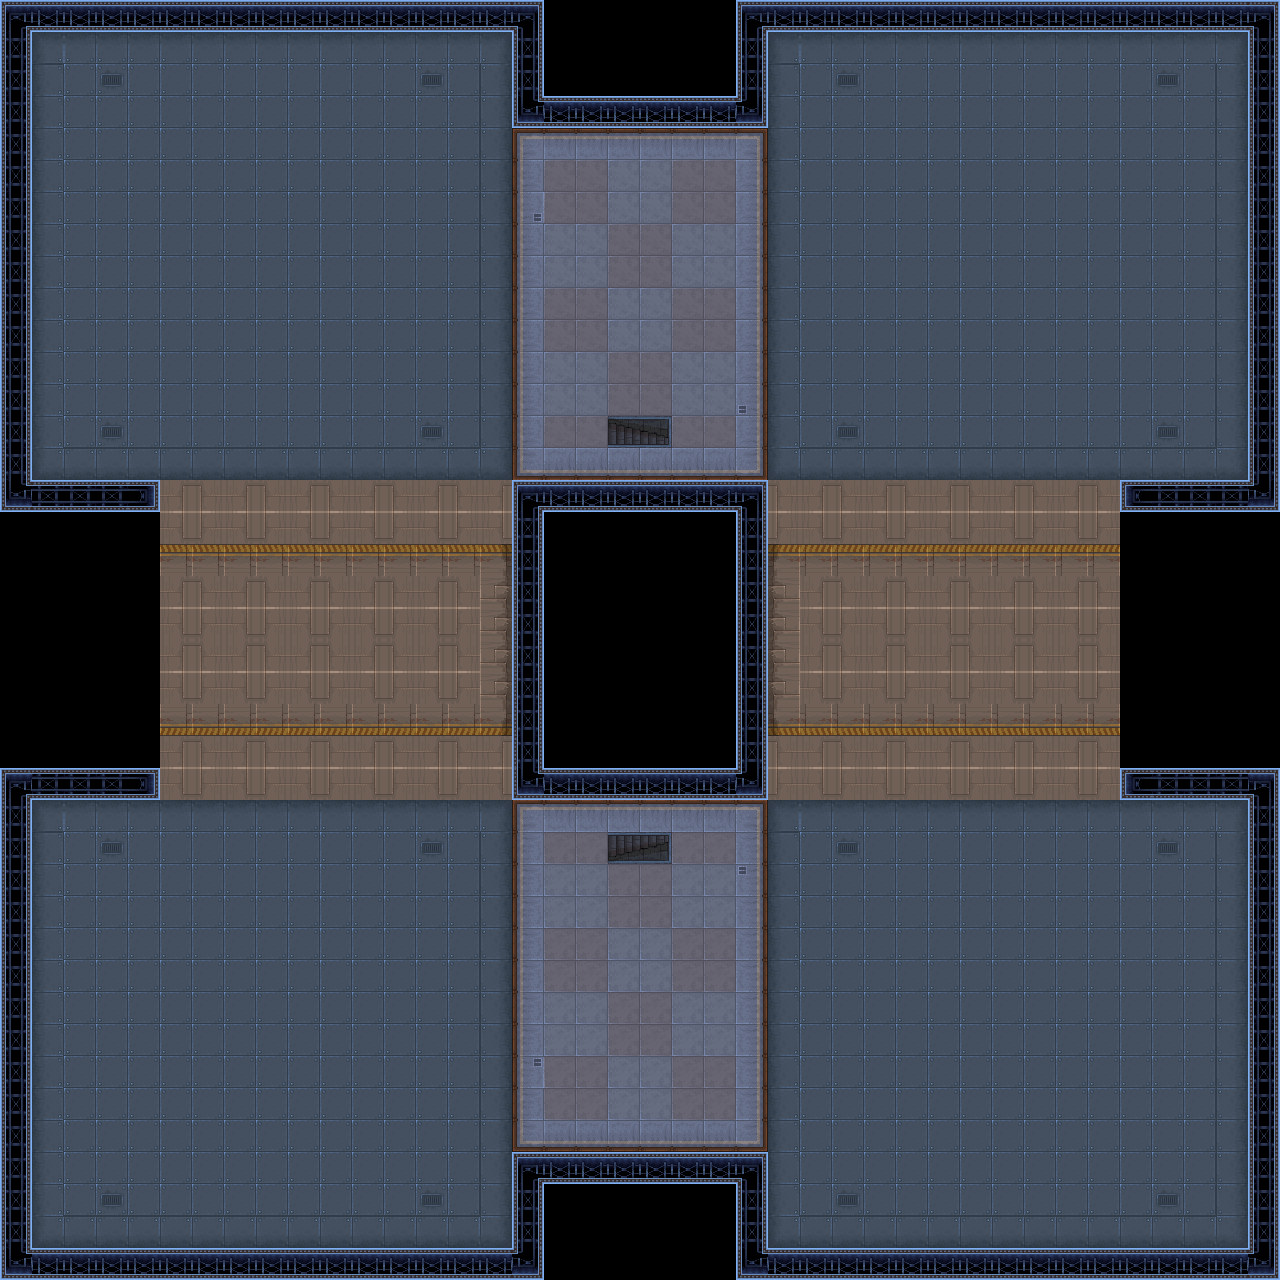

A level layout from a 2D game, rendered from its tile map. Below: a short description, then the map file with tile-grid data replaced by summaries:
An orthogonal 40x40 tile map with 32x32 px tiles, 2 tile layers (Walls, Floor).

<map version="1.10" tiledversion="1.10.0" orientation="orthogonal" renderorder="right-down" width="40" height="40" tilewidth="32" tileheight="32" infinite="0" nextlayerid="3" nextobjectid="1">
 <tileset firstgid="1" source="Floor-tile.tsx" />
 <layer id="1" name="Walls" width="40" height="40">
  <data>[1600 cells, 200 non-empty, 4 distinct tile ids]</data>
 </layer>
 <layer id="2" name="Floor" width="40" height="40">
  <data>[1600 cells, 1240 non-empty, 22 distinct tile ids]</data>
 </layer>
</map>